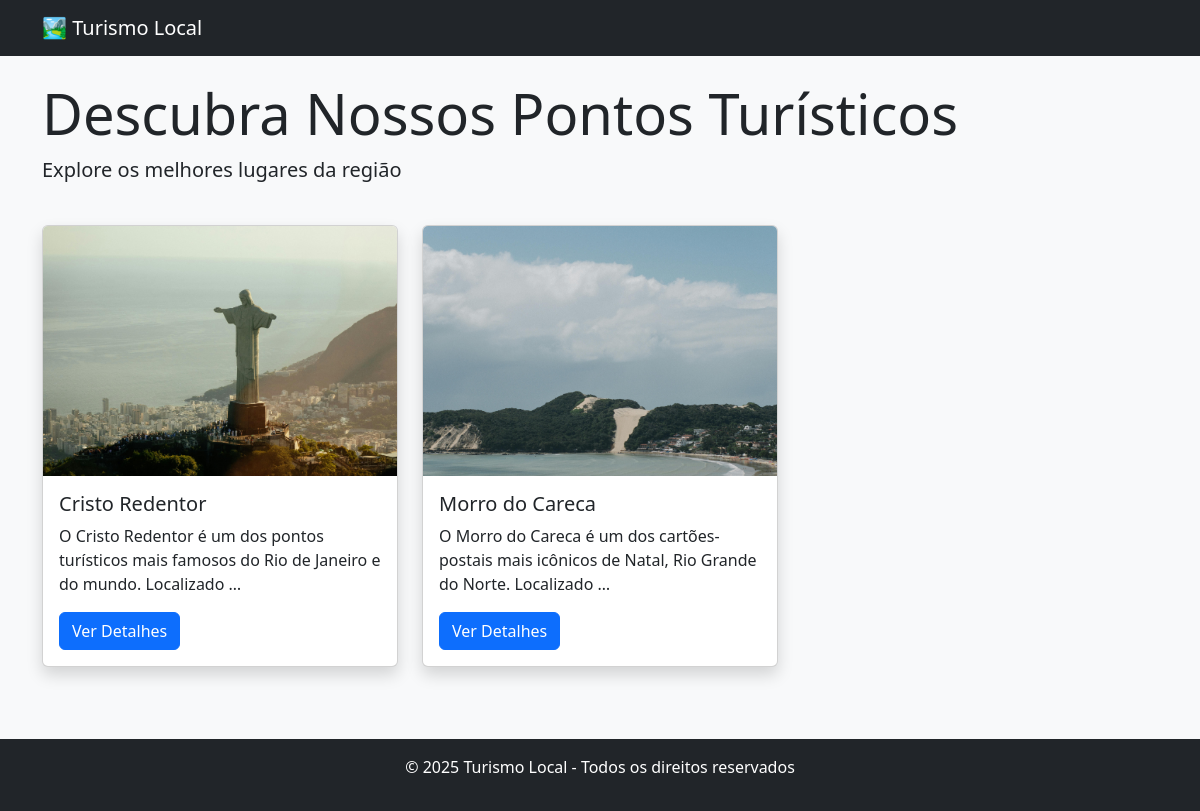
The app's page /, older data.
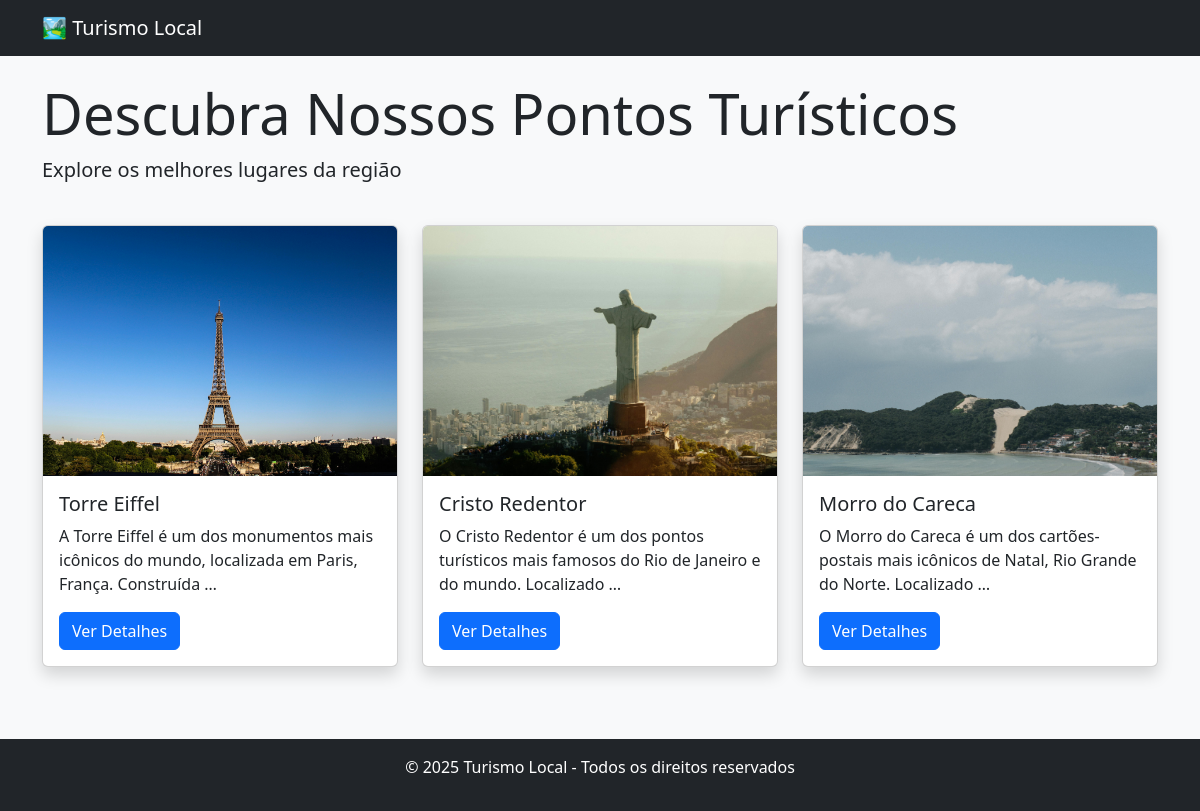
The same page, newer data.
### turismo/models.py (models this page shows, shortened)
class TouristSpot(models.Model):
    name = models.CharField(max_length=200)
    description = models.TextField()
    location = models.CharField(
        max_length=200,
        validators=[
            RegexValidator(
                regex=r'^[a-zA-ZÀ-ú\s]+,\s*[A-Za-z]{2,}$',
                message='Formato requerido: "Cidade, País" (Ex: Natal, Brasil)',
                code='invalid_location'
            )
        ],
    )
    opening_hours = models.CharField(
        max_length=50,
        validators=[RegexValidator(r'^\d{2}:\d{2} às \d{2}:\d{2}$', 'Formato: 08:00 às 18:00')])
    image = models.ImageField(upload_to='spots/')
    created_at = models.DateTimeField(auto_now_add=True)

### turismo/views.py (the view)
# urls.py: path('', HomeView.as_view(), name='home'),
class HomeView(ListView):
    model = TouristSpot
    template_name = 'home.html'
    context_object_name = 'spots'
    ordering = ['-created_at']
    paginate_by = 9

### templates/home.html (shortened to what this page needs)
{% extends 'base.html' %}
{% block content %}
<div class="row">
    <div class="col-md-12 mb-4">
        <h1 class="display-4">Descubra Nossos Pontos Turísticos</h1>
        <p class="lead">Explore os melhores lugares da região</p>
    </div>
    {% for spot in spots %}
    <div class="col-md-4 mb-4">
        <div class="card h-100 shadow">
            <img src="{{ spot.image.url }}" class="card-img-top" alt="{{ spot.name }}">
            <div class="card-body">
                <h5 class="card-title">{{ spot.name }}</h5>
                <p class="card-text">{{ spot.description|truncatechars:100 }}</p>
                <a href="{% url 'spot_detail' spot.id %}" class="btn btn-primary">
                    Ver Detalhes
                </a>
            </div>
        </div>
    </div>
    {% endfor %}
</div>
{% endblock %}

### templates/base.html (shortened to what this page needs)
<!DOCTYPE html>
<html lang="pt-BR">
<head>
    <link href="https://cdn.jsdelivr.net/npm/bootstrap@5.3.0/dist/css/bootstrap.min.css" rel="stylesheet">
    <link rel="stylesheet" href="https://cdn.jsdelivr.net/npm/bootstrap-icons@1.11.1/font/bootstrap-icons.css">
</head>
<body class="bg-light">
    <nav class="navbar navbar-dark bg-dark mb-4">
        <div class="container">
            <a class="navbar-brand" href="{% url 'home' %}">🏞️ Turismo Local</a>
        </div>
    </nav>
    <div class="container">
        {% block content %}
        {% endblock %}
    </div>
    <footer class="mt-5 py-3 bg-dark text-white">
        <div class="container text-center">
            <p>© 2025 Turismo Local - Todos os direitos reservados</p>
        </div>
    </footer>
</body>
</html>

### templates/base.html (style rules this page uses)
.card-img-top { height: 250px; object-fit: cover; }

Row changes from the older to the newer data that the page shows:
added TouristSpot: image (picture), name "Torre Eiffel", description "A Torre Eiffel é um dos monumentos mais icônicos do mundo, localizada em Paris, França. Construída …"
